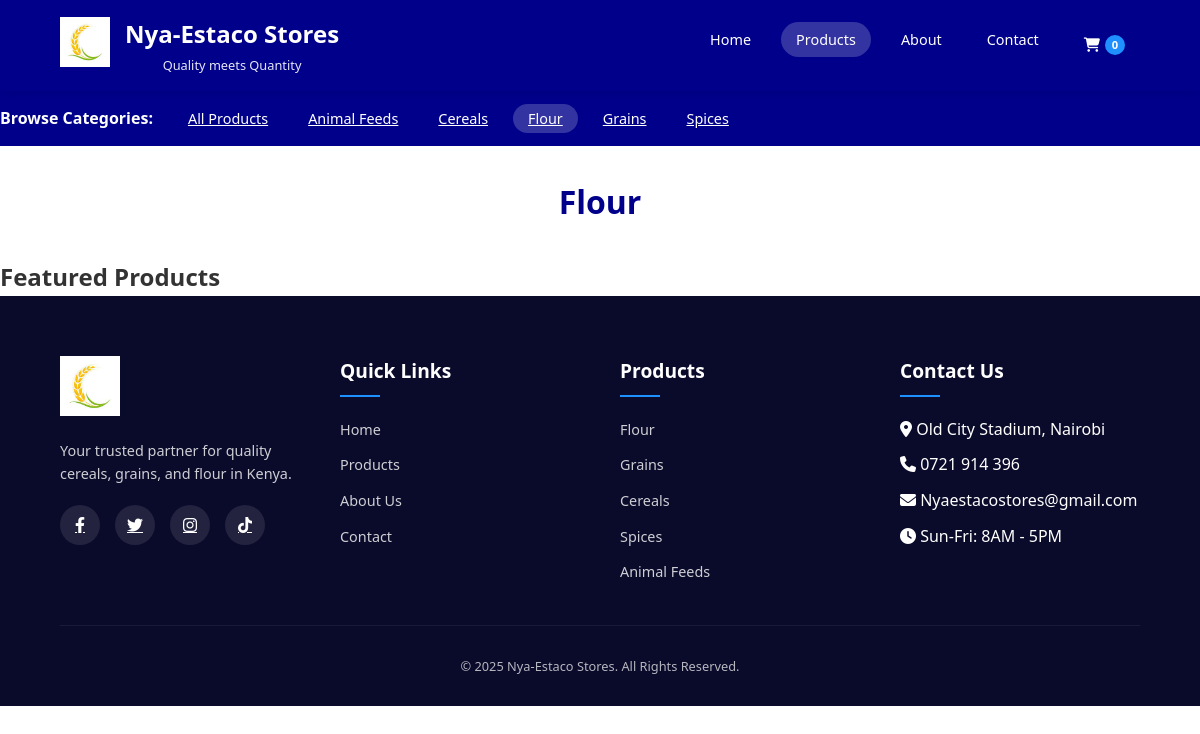
Page /products/flour/ on the committed database.
### store/models.py (models this page shows, shortened)
class Category(models.Model):
    name = models.CharField(max_length=100, db_index=True)
    slug = models.SlugField(max_length=100, unique=True)
    image = models.ImageField(upload_to='categories/', blank=True)
    class Meta:
        ordering = ('name',)
        verbose_name = 'category'
        verbose_name_plural = 'categories'
    def get_absolute_url(self):
        return reverse('store:product_list_by_category', args=[self.slug])

### store/views.py (the view)
# urls.py: path('products/', views.product_list, name='product_list'),
def product_list(request, category_slug=None):
    category = None
    categories = Category.objects.all()
    products = Product.objects.filter(available=True)
    if category_slug:
        category = get_object_or_404(Category, slug=category_slug)
        products = products.filter(category=category)
    return render(request, 'store/products.html', {
        'category': category,
        'categories': categories,
        'products': products
    })

### cart/context_processors.py (called while the page is built)
def cart(request):
    return {'cart': Cart(request)}

### store/templates/store/products.html (shortened to what this page needs)
{% extends "store/base.html" %}
{% load static %}
{% block content %}
    <div class="category-nav">
        <div class="container">
            <h3>Browse Categories:</h3>
            <ul>
                <li {% if not category %}class="active"{% endif %}>
                    <a href="{% url 'store:product_list' %}">All Products</a>
                </li>
                {% for c in categories %}
                <li {% if category.slug == c.slug %}class="active"{% endif %}>
                    <a href="{{ c.get_absolute_url }}">{{ c.name }}</a>
                </li>
                {% endfor %}
            </ul>
        </div>
    </div>
    <div class="product-listing">
        <div class="container">
            <h1>{% if category %}{{ category.name }}{% else %}Our Products{% endif %}</h1>
        </div>
    </div>
    <section class="featured-products">
        <div class="container">
            <h2>Featured Products</h2>
        </div>
    </section>
{% endblock %}

### store/static/css/style.css (style rules this page uses)
:root { --primary-blue: #1E90FF; --secondary-blue: #87CEEB; --dark-blue: #00008B; --white: #FFFFFF; --light-gray: #F5F5F5; --dark-gray: #333333; }
* { margin: 0; padding: 0; box-sizing: border-box; }
body { font-family: 'Segoe UI', Tahoma, Geneva, Verdana, sans-serif; color: var(--dark-gray); line-height: 1.6; }
.category-nav { background: var(--dark-blue); padding: 15px 0; margin-bottom: 30px; }
.category-nav .container { display: flex; align-items: center; gap: 20px; }
.category-nav h3 { color: var(--white); font-size: 1rem; }
.category-nav ul { display: flex; list-style: none; gap: 10px; }
.category-nav ul li a { color: var(--white); padding: 5px 15px; border-radius: 20px; font-size: 0.9rem; transition: all 0.3s ease; }
.category-nav ul li.active a, .category-nav ul li a:hover { background: rgba(255,255,255,0.2); }
.product-listing h1 { font-size: 2rem; color: var(--dark-blue); margin-bottom: 30px; text-align: center; }

### rows in the picture
Category: name "Animal Feeds"
Category: name "Cereals"
Category: name "Flour"
Category: name "Grains"
Category: name "Spices"
